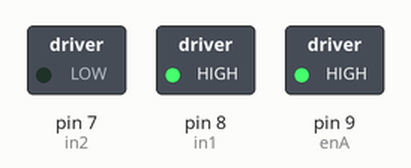
The sketch below on a simulated Arduino Uno, built with avr-gcc and run on an emulated ATmega328P. Parts: switched loads named in the sketch (green lamp = pin HIGH).

Above: at 0.1 s.
Timing chart, 0 to 1.6 s (numbered marks = the images above):
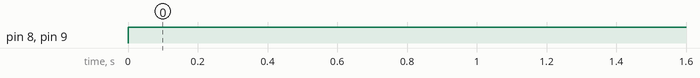

Measured:
- by itself, pin 8 (in1), pin 9 (enA): LOW → HIGH at 0.00 s

The sketch:

Motor_Contol_Oil_Extractor.ino
```cpp
int maxRPM = 300;
int desiredRPM = 300;
int maxPWM = 255;
int enA = 9;
int in1 = 8;
int in2 = 7;; // Assuming enA pin is connected to Arduino pin 9

void setup() {
  pinMode(enA, OUTPUT);
  pinMode(in1, OUTPUT);
  pinMode(in2, OUTPUT);
  digitalWrite(in1, LOW);
	digitalWrite(in2, LOW);
}

void loop() {
  digitalWrite(in1, HIGH);
	digitalWrite(in2, LOW);
  // int desiredPWM = (desiredRPM * maxPWM) / maxRPM;
  // analogWrite(enA, desiredPWM);
  analogWrite(enA, 255);
}
```
